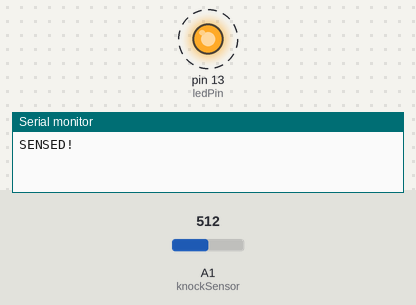
The sketch below on a simulated Arduino Uno, built with avr-gcc and run on an emulated ATmega328P. Shown: output pins drawn as LEDs (lit = HIGH), the last lines printed to the serial monitor. Dashed ring = blinking. Inputs (shaded band) come from the test bench; at power-on: A1 (knockSensor) = 512.

Above: at 1.9 s.
2.0 s: A1 (knockSensor) set to 21
6.2 s: A1 (knockSensor) set to 17
At 6.9 s:
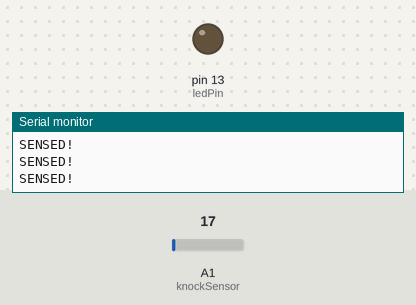
8.0 s: A1 (knockSensor) set to 122
At 8.8 s:
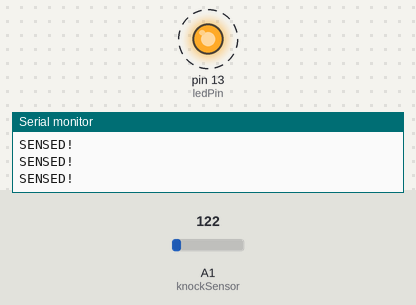
12.2 s: A1 (knockSensor) set to 10
At 13.7 s:
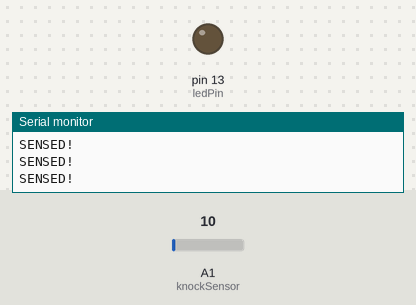
Timing chart, 0 to 14.8 s (numbered marks = the images above; inputs shaded):
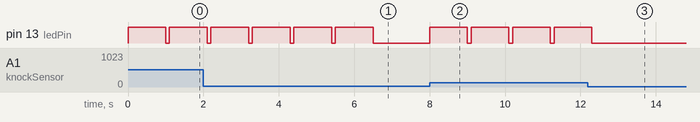

Measured:
- the behaviour switches between 20 and 19 on A1 (knockSensor) (found by bisection; images 0 and 1)
- after the input at 6.2 s, pin 13 (ledPin): goes on until 6.5 s, then stays LOW
- after the input at 8.0 s, pin 13 (ledPin): alternates HIGH for 1.0 s and LOW for 0.10 s, starting at once
- after the input at 12.2 s, pin 13 (ledPin): goes on until 12.3 s, then stays LOW
- by itself, pin 13 (ledPin): alternates HIGH for 1.0 s and LOW for 0.10 s

The sketch:

PiezzoAsSensor.ino
```cpp
// these constants won't change:
const int ledPin = 13;      // led connected to digital pin 13
const int knockSensor = A1; // the piezo is connected to analog pin 0
const int threshold = 20;  // threshold value to decide when the detected sound is a knock or not


// these variables will change:
int sensorReading = 0;      // variable to store the value read from the sensor pin
int ledState = LOW;         // variable used to store the last LED status, to toggle the light

void setup() {
  pinMode(ledPin, OUTPUT); // declare the ledPin as as OUTPUT
  Serial.begin(9600);       // use the serial port
}

void loop() {
  // read the sensor and store it in the variable sensorReading:
  sensorReading = analogRead(knockSensor);

  // if the sensor reading is greater than the threshold:
  if (sensorReading >= threshold) {
    // //toggle the status of the ledPin:
    // ledState = !ledState;
    // //update the LED pin itself:
    // digitalWrite(ledPin, ledState);
    digitalWrite(ledPin, HIGH);
    delay(1000);
    digitalWrite(ledPin, LOW);
    // send the string "Knock!" back to the computer, followed by newline
    Serial.println("SENSED!");
  }
  delay(100);  // delay to avoid overloading the serial port buffer
}
```
